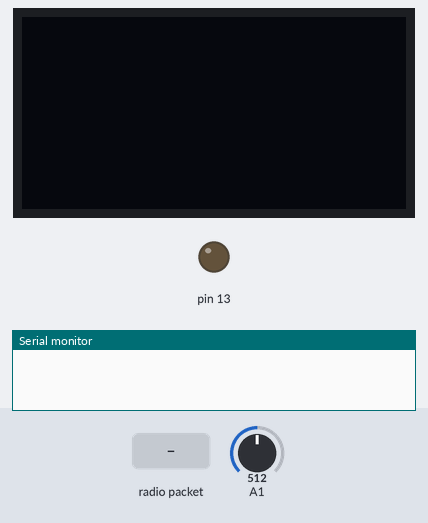
Recording of a sketch running on a simulated Arduino Uno, built with avr-gcc and run on an emulated ATmega328P. Parts: 128×64 one-colour display, output pins drawn as LEDs (lit = HIGH), the last lines printed to the serial monitor. Dashed ring = blinking. The inputs (shaded band) are chosen by the test bench; at power-on: A1 = 512. The display library's start-up logo is not drawn; no radio packets arrive unless stated.

Above: at 0.1 s.
3.3 s: radio packet "1" arrives
At 4.0 s:
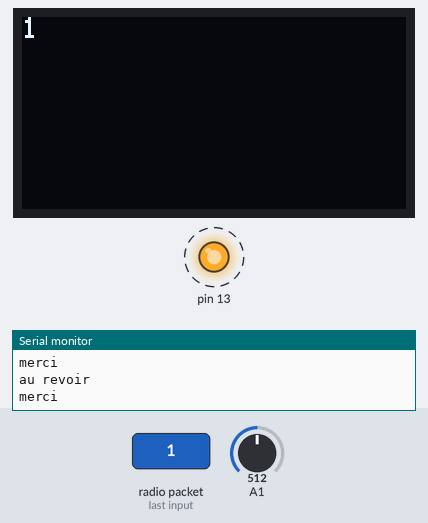
4.9 s: A1 set to 122
At 5.47 s:
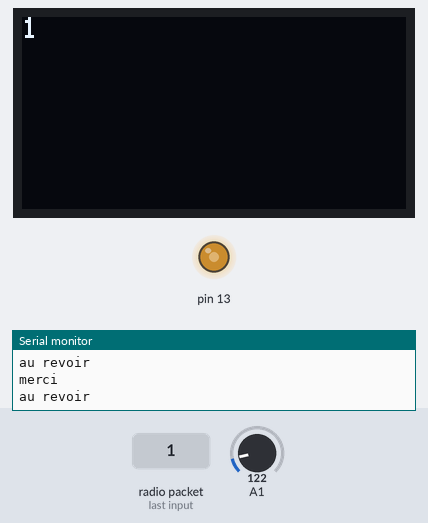
6.8 s: A1 set to 144
At 7.62 s:
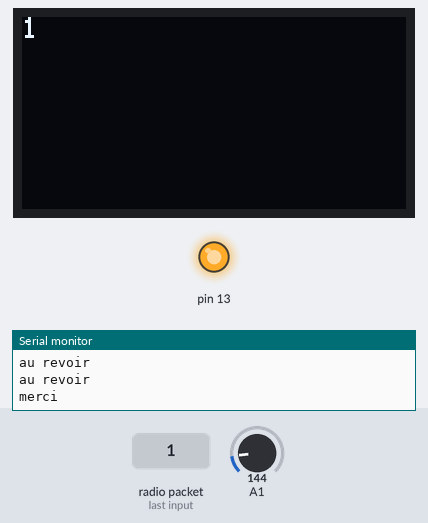
Timing chart, 0 to 15.8 s (numbered marks = the images above; inputs shaded):
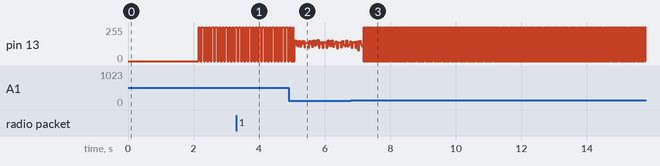

The sketch:

4_nrf24l01.ino
```cpp
#include <SPI.h>
#include <Wire.h>
#include <Adafruit_GFX.h>
#include <Adafruit_SSD1306.h>
#include <RF24.h>
#include <printf.h>

RF24 radio(9,10);
byte addresses[][6] = {"0XXXX"};

#define OLED_RESET 4
Adafruit_SSD1306 display(OLED_RESET);

struct mailbox {
  enum {EMPTY, FULL} state;
  unsigned long val;
} mb0 = {.state = mb0.EMPTY};

#define MAX_WAIT_FOR_TIMER 6
unsigned int waitFor(int timer, unsigned long period){
  static unsigned long waitForTimer[MAX_WAIT_FOR_TIMER];
  unsigned long newTime = micros() / period;              // numéro de la période modulo 2^32
  int delta = newTime - waitForTimer[timer];              // delta entre la période courante et celle enregistrée
  if ( delta < 0 ) delta += 1 + (0xFFFFFFFF / period);    // en cas de dépassement du nombre de périodes possibles sur 2^32
  if ( delta ) waitForTimer[timer] = newTime;             // enregistrement du nouveau numéro de période
  return delta;
}

//--------- définition de la tache Led

struct Led_st {
  int timer;                                              // numéro de timer utilisé par WaitFor
  unsigned long period;                                             // periode de clignotement
  int pin;                                                // numéro de la broche sur laquelle est la LED
  int etat;                                               // etat interne de la led
};

void setup_Led( struct Led_st * ctx, int timer, unsigned long period, byte pin) {
  ctx->timer = timer;
  ctx->period = period;
  ctx->pin = pin;
  ctx->etat = 0;
  pinMode(pin,OUTPUT);
  digitalWrite(pin, ctx->etat);
}

void loop_Led(struct Led_st * ctx) {
  if (!waitFor(ctx->timer, ctx->period)) return;          // sort s'il y a moins d'une période écoulée
  if (mb0.state == mb0.FULL) {
    ctx->period = mb0.val*100;
    mb0.state = mb0.EMPTY;
  }
  digitalWrite(ctx->pin,ctx->etat);                       // ecriture
  ctx->etat = 1 - ctx->etat;                              // changement d'état
}

//------------ definition de la tache Photo
struct Photo_st
{
  int timer;
  unsigned long period;
};

void setup_Photo(struct Photo_st *ctx, int timer, unsigned long period)
{
  ctx->timer = timer;
  ctx->period = period;
}

void loop_Photo(struct Photo_st *ctx)
{
  if (!waitFor(ctx->timer, ctx->period)) return;
  if(mb0.state == mb0.EMPTY) {
    mb0.val = analogRead(15);
    mb0.state = mb0.FULL;
  }
}

//------------- définition de la tache Oled
struct Oled_st {
  int timer;
  unsigned long period;
  int cpt;
};

void setup_Oled(struct Oled_st *ctx, int timer, unsigned long period)
{
  display.begin(SSD1306_SWITCHCAPVCC, 0x3C);
  display.display();
  delay(2000);
  display.clearDisplay();
  display.setTextSize(1);
  display.setTextColor(WHITE);
  ctx->timer = timer;
  ctx->period = period;
  ctx->cpt = 0;
}

void loop_Oled(struct Oled_st *ctx)
{
  if(!waitFor(ctx->timer,ctx->period)) return;
  ctx->cpt += 1;
  display.setCursor(0,0);
  display.println(ctx->cpt);
  display.display();
  display.clearDisplay();
}

//--------- definition de la tache Sensor
struct Sensor_st {
  int timer;
  unsigned long period;
  char buffer[32];
};

void setup_Sensor(struct Sensor_st *ctx, int timer, unsigned long period) {
  display.begin(SSD1306_SWITCHCAPVCC, 0x3C);
  display.display();
  delay(2000);
  display.clearDisplay();
  display.setTextSize(1);
  display.setTextColor(WHITE);
  radio.begin();
  radio.setRetries(15,15);
  radio.setPALevel(RF24_PA_LOW);
  radio.openReadingPipe(1,addresses[0]);
  radio.printDetails();
  radio.startListening();
  ctx->timer = timer;
  ctx->period = period;
}

void loop_Sensor(struct Sensor_st *ctx) {
  if (radio.available()) {
    radio.read(ctx->buffer, sizeof(ctx->buffer));
    display.setCursor(0,0);
    display.println(ctx->buffer);
    display.display();
    display.clearDisplay();
  }
}

//--------- definition de la tache Mess
struct Mess_st {
  int timer;                                              // numéro de timer utilisé par WaitFor
  unsigned long period;                                             // periode d'affichage
  char mess[20];
} Mess_t ;

void setup_Mess(struct Mess_st * ctx, int timer, unsigned long period, const char * mess) {
  ctx->timer = timer;
  ctx->period = period;
  strcpy(ctx->mess, mess);
  Serial.begin(9600);                                     // initialisation du débit de la liaison série
}

void loop_Mess(struct Mess_st *ctx) {
  if (!(waitFor(ctx->timer,ctx->period))) return;         // sort s'il y a moins d'une période écoulée
  Serial.println(ctx->mess);                              // affichage du message
}

//--------- Déclaration des tâches

struct Led_st Led1;
struct Mess_st Mess1, Mess2;
struct Oled_st Oled;
struct Photo_st Photo;
struct Sensor_st Sensor;

void setup() {
  // put your setup code here, to run once:
  Serial.begin(9600);

  setup_Led(&Led1, 0, 100000, 13);                        // Led est exécutée toutes les 100ms
  setup_Mess(&Mess1, 1, 1000000, "au revoir");              // Mess est exécutée toutes les secondes
  setup_Mess(&Mess2, 2, 1500000, "merci");              // Mess est exécutée toutes les secondes
  setup_Sensor(&Sensor, 3, 1000000);
  setup_Photo(&Photo, 4, 500000);
}

void loop() {
  // put your main code here, to run repeatedly:

  loop_Led(&Led1);
  loop_Mess(&Mess1);
  loop_Mess(&Mess2);
  loop_Sensor(&Sensor);
  loop_Photo(&Photo);
}
```

Measured:
- the behaviour switches between 133 and 134 on A1 (found by bisection; images 2 and 3)
